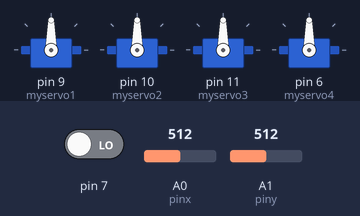
The sketch below on a simulated Arduino Uno, built with avr-gcc and run on an emulated ATmega328P. On the bench: 4 × servo. Inputs (shaded band) come from the test bench; at power-on: A0 (pinx) = 512, pin 7 LOW, A1 (piny) = 512.

Above: at 1.2 s.
1.3 s: A0 (pinx) set to 660
2.8 s: A0 (pinx) set to 681
At 4.1 s:
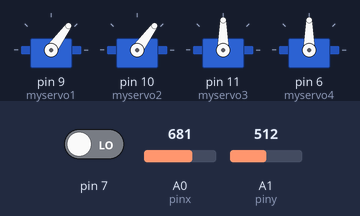
Timing chart, 0 to 5.8 s (numbered marks = the images above; inputs shaded):
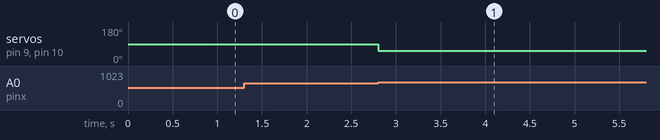

The sketch:

motion_1_rov.ino
```cpp
#include <Servo.h>
#define pinx A0
#define piny A1
int val1,val2;
int sw;
Servo myservo1; //  thruster 1
Servo myservo2; //  thruster 2
Servo myservo3; //  thruster 3
Servo myservo4; //  thruster 4                                 //declaration :)
void setup() {
pinMode(pinx,INPUT);// for x position
pinMode(piny,INPUT); // for y position
myservo1.attach(9);   //pin thruster1
myservo2.attach(10);  //pin thruster2
myservo3.attach(11);  //pin thruster3
myservo4.attach(6);   //pin thruster4
Serial.begin(9600);
}

void loop() {
val1=analogRead(pinx);// pin for y
                                                        //calebrationnnnnnnnnnnnnnnnnnnnnnnnnn side
val2=analogRead(piny); // pin for x
sw=digitalRead(7);
if((val1>=0)&&(val1<10)) //condition if the joystic UP "calebrtion"
{
   myservo1.writeMicroseconds(1500);
   myservo2.writeMicroseconds(1500);

}
else if((val1>=670)&&(val1<=685)) //condition if the joystic down "calebration"
{
   myservo1.writeMicroseconds(1100);
   myservo2.writeMicroseconds(1100);
}
else if ((val2>=0)&&(val2<10))
{
  myservo3.writeMicroseconds(1500);
   myservo4.writeMicroseconds(1500);
}
else if ((val2>=670)&&(val2<685))
{
 myservo3.writeMicroseconds(1100);
  myservo4.writeMicroseconds(1100);
}

/*
Serial.println("val2=");
Serial.println(val2);
delay(1000);
Serial.println("\n val1");
Serial.println(val1);
delay(1000);
Serial.println("\n swich=");                                           for calebrations "monitor"
Serial.println(sw);
delay(500);
 myservo1.writeMicroseconds(1500);
 */
}
```

Measured:
- the behaviour switches between 669 and 670 on A0 (pinx) (found by bisection; images 0 and 1)
- after the input at 1.3 s, every drawn part: stays the same
- after the input at 2.8 s, servo on pin 9 (myservo1), servo on pin 10 (myservo2): 90° → 54° at once
